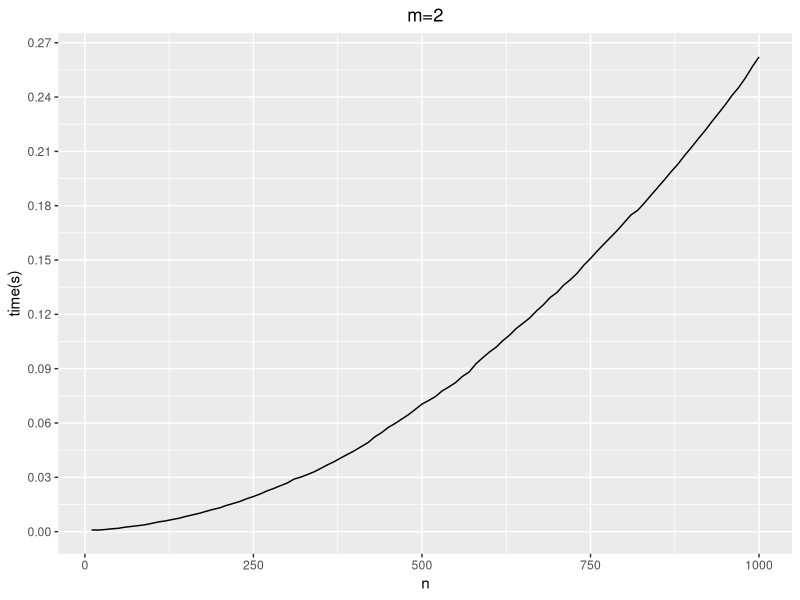
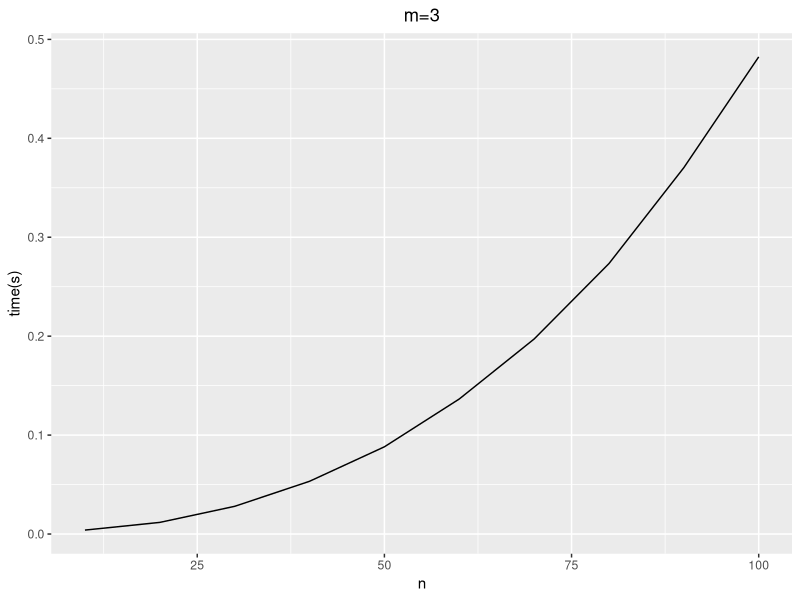
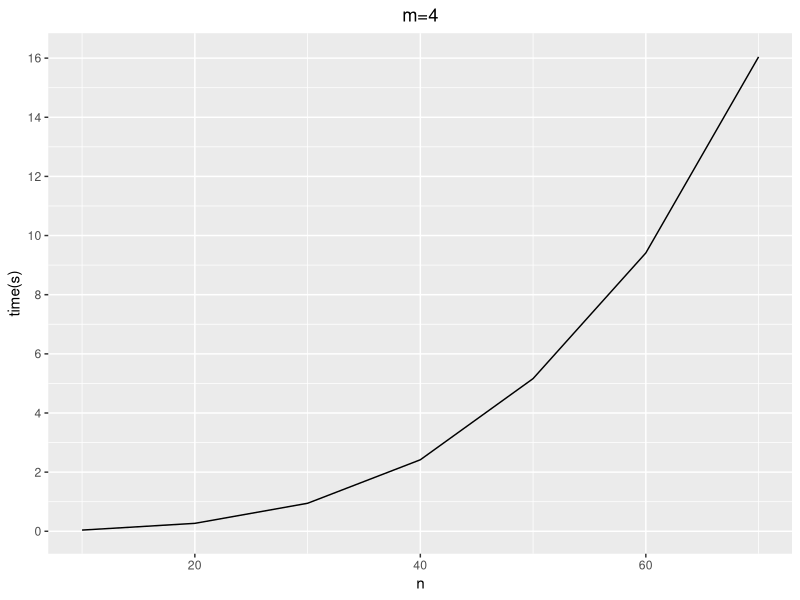
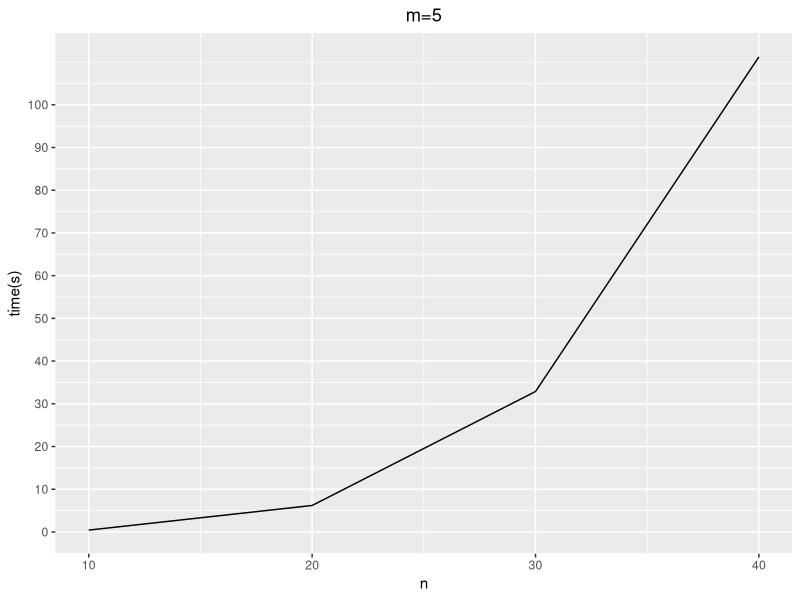
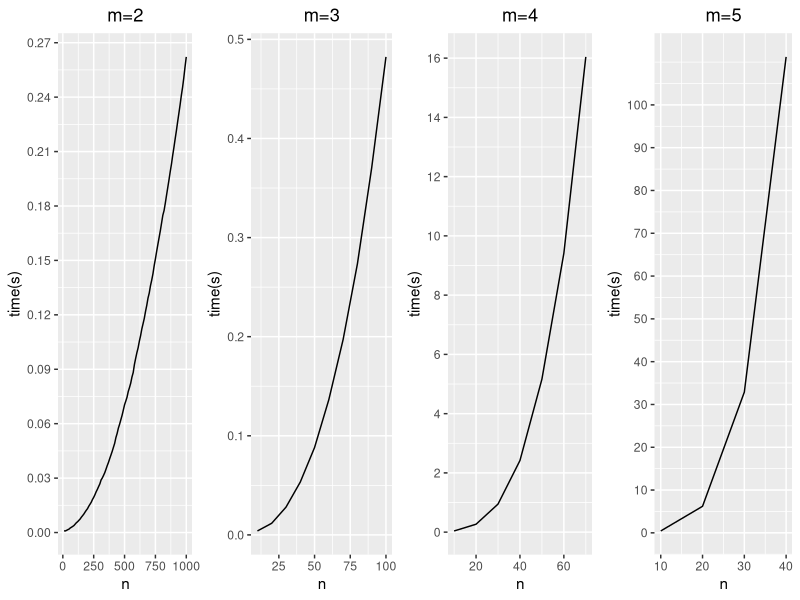

Generate these figures, in order, with R:
library(ggplot2)
library(scales)
library(dplyr)
library(gridExtra)
library(gtable)
library(ggpubr)

m2 <- read.table('effi_m2.txt')
m3 <- read.table('effi_m3.txt')
m4 <- read.table('effi_m4.txt')
m5 <- read.table('effi_m5.txt')



p2 <- m2 %>% ggplot() + geom_path(aes(x=n,y=time)) + labs(title = 'm=2') + 
  scale_y_continuous(breaks = seq(0,0.27,0.03)) + 
  theme(plot.title = element_text(hjust = 0.5)) + 
  ylab('time(s)')
p2


p3 <- m3 %>% ggplot() + geom_path(aes(x=n,y=time)) + 
  labs(title = 'm=3')  + 
  theme(plot.title = element_text(hjust = 0.5)) + 
  ylab('time(s)')
p3


p4 <- m4 %>% ggplot() + geom_path(aes(x=n,y=time)) + labs(title = 'm=4') +
  scale_y_continuous(breaks = seq(0,16,2)) + 
  theme(plot.title = element_text(hjust = 0.5)) + 
  ylab('time(s)')
p4


p5 <- m5 %>% ggplot() + geom_path(aes(x=n,y=time)) + ggtitle('m=5') + 
  ylab('time(s)') +
  scale_y_continuous(breaks = seq(0,100,10)) + 
  theme(plot.title = element_text(hjust = 0.5))
p5


ggarrange(p2, p3, p4, p5, ncol=4, nrow=1, common.legend = TRUE, legend="bottom")
